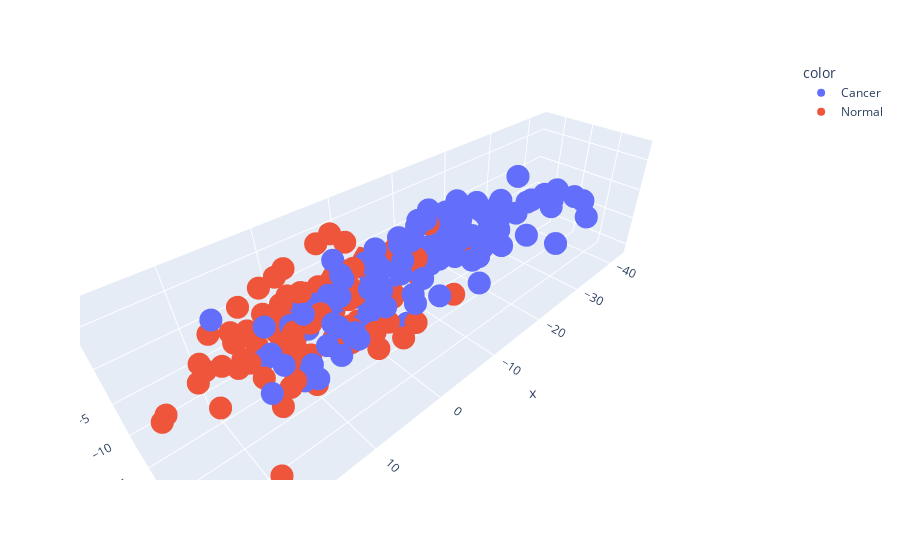

Notebook cell for this chart:
### Markdown cell above
Make a scatterplot of the first three principal components of the patients.

### Code cell
import plotly.express as px

Phi_123 = U[:, 0:3].T @ A_bar[:, :n_patients]

px.scatter_3d(x=Phi_123[0, :], y=Phi_123[1, :], z=Phi_123[2, :], color=grp[:n_patients])
